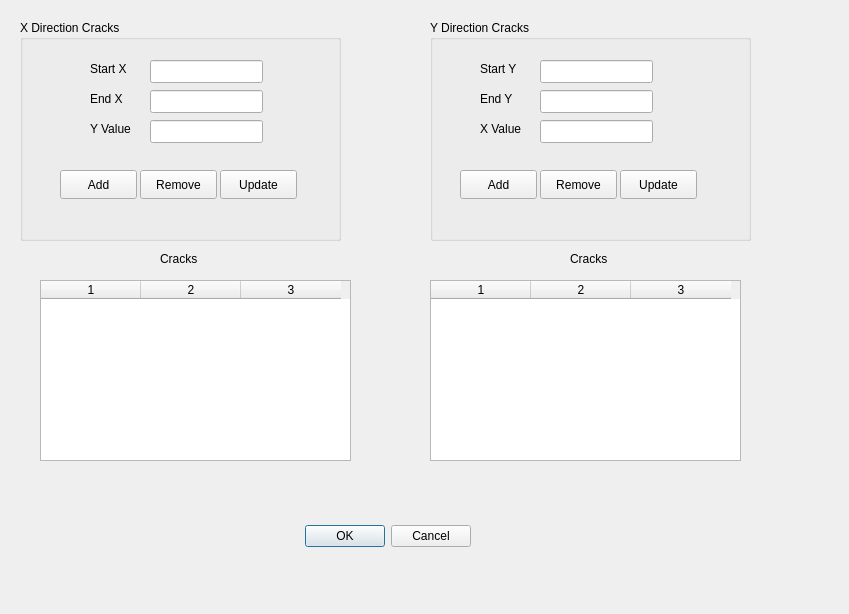
<ui version="4.0" >
 <class>CracksDialog</class>
 <widget class="QDialog" name="CracksDialog" >
  <property name="geometry" >
   <rect>
    <x>0</x>
    <y>0</y>
    <width>849</width>
    <height>614</height>
   </rect>
  </property>
  <property name="windowTitle" >
   <string>Building Cracks Editor</string>
  </property>
  <widget class="QDialogButtonBox" name="buttonBox" >
   <property name="geometry" >
    <rect>
     <x>130</x>
     <y>520</y>
     <width>341</width>
     <height>32</height>
    </rect>
   </property>
   <property name="orientation" >
    <enum>Qt::Horizontal</enum>
   </property>
   <property name="standardButtons" >
    <set>QDialogButtonBox::Cancel|QDialogButtonBox::NoButton|QDialogButtonBox::Ok</set>
   </property>
  </widget>
  <widget class="QTableWidget" name="_xCracksTable" >
   <property name="geometry" >
    <rect>
     <x>40</x>
     <y>280</y>
     <width>311</width>
     <height>181</height>
    </rect>
   </property>
   <property name="rowCount" >
    <number>0</number>
   </property>
   <property name="columnCount" >
    <number>3</number>
   </property>
   <column/>
   <column/>
   <column/>
  </widget>
  <widget class="QGroupBox" name="_cracksGroup" >
   <property name="geometry" >
    <rect>
     <x>20</x>
     <y>20</y>
     <width>321</width>
     <height>221</height>
    </rect>
   </property>
   <property name="title" >
    <string>X Direction Cracks</string>
   </property>
   <widget class="QPushButton" name="xAddButton" >
    <property name="geometry" >
     <rect>
      <x>40</x>
      <y>150</y>
      <width>77</width>
      <height>29</height>
     </rect>
    </property>
    <property name="text" >
     <string>Add</string>
    </property>
   </widget>
   <widget class="QPushButton" name="xRemoveButton" >
    <property name="geometry" >
     <rect>
      <x>120</x>
      <y>150</y>
      <width>77</width>
      <height>29</height>
     </rect>
    </property>
    <property name="text" >
     <string>Remove</string>
    </property>
   </widget>
   <widget class="QLabel" name="label_5" >
    <property name="geometry" >
     <rect>
      <x>70</x>
      <y>40</y>
      <width>53</width>
      <height>18</height>
     </rect>
    </property>
    <property name="text" >
     <string>Start X</string>
    </property>
   </widget>
   <widget class="QLineEdit" name="_startX" >
    <property name="geometry" >
     <rect>
      <x>130</x>
      <y>40</y>
      <width>113</width>
      <height>23</height>
     </rect>
    </property>
   </widget>
   <widget class="QLineEdit" name="_endX" >
    <property name="geometry" >
     <rect>
      <x>130</x>
      <y>70</y>
      <width>113</width>
      <height>23</height>
     </rect>
    </property>
   </widget>
   <widget class="QLabel" name="label_6" >
    <property name="geometry" >
     <rect>
      <x>70</x>
      <y>70</y>
      <width>53</width>
      <height>18</height>
     </rect>
    </property>
    <property name="text" >
     <string>End X</string>
    </property>
   </widget>
   <widget class="QLineEdit" name="_yValue" >
    <property name="geometry" >
     <rect>
      <x>130</x>
      <y>100</y>
      <width>113</width>
      <height>23</height>
     </rect>
    </property>
   </widget>
   <widget class="QLabel" name="label_8" >
    <property name="geometry" >
     <rect>
      <x>70</x>
      <y>100</y>
      <width>53</width>
      <height>18</height>
     </rect>
    </property>
    <property name="text" >
     <string>Y Value</string>
    </property>
   </widget>
   <widget class="QPushButton" name="xUpdateButton" >
    <property name="geometry" >
     <rect>
      <x>200</x>
      <y>150</y>
      <width>77</width>
      <height>29</height>
     </rect>
    </property>
    <property name="text" >
     <string>Update</string>
    </property>
   </widget>
  </widget>
  <widget class="QLabel" name="label" >
   <property name="geometry" >
    <rect>
     <x>160</x>
     <y>250</y>
     <width>53</width>
     <height>18</height>
    </rect>
   </property>
   <property name="text" >
    <string>Cracks</string>
   </property>
  </widget>
  <widget class="QGroupBox" name="_cracksGroup_2" >
   <property name="geometry" >
    <rect>
     <x>430</x>
     <y>20</y>
     <width>321</width>
     <height>221</height>
    </rect>
   </property>
   <property name="title" >
    <string>Y Direction Cracks</string>
   </property>
   <widget class="QPushButton" name="yAddButton" >
    <property name="geometry" >
     <rect>
      <x>30</x>
      <y>150</y>
      <width>77</width>
      <height>29</height>
     </rect>
    </property>
    <property name="text" >
     <string>Add</string>
    </property>
   </widget>
   <widget class="QPushButton" name="yRemoveButton" >
    <property name="geometry" >
     <rect>
      <x>110</x>
      <y>150</y>
      <width>77</width>
      <height>29</height>
     </rect>
    </property>
    <property name="text" >
     <string>Remove</string>
    </property>
   </widget>
   <widget class="QLineEdit" name="_startY" >
    <property name="geometry" >
     <rect>
      <x>110</x>
      <y>40</y>
      <width>113</width>
      <height>23</height>
     </rect>
    </property>
   </widget>
   <widget class="QLabel" name="label_11" >
    <property name="geometry" >
     <rect>
      <x>50</x>
      <y>40</y>
      <width>53</width>
      <height>18</height>
     </rect>
    </property>
    <property name="text" >
     <string>Start Y</string>
    </property>
   </widget>
   <widget class="QLabel" name="label_13" >
    <property name="geometry" >
     <rect>
      <x>50</x>
      <y>70</y>
      <width>53</width>
      <height>18</height>
     </rect>
    </property>
    <property name="text" >
     <string>End Y</string>
    </property>
   </widget>
   <widget class="QLineEdit" name="_endY" >
    <property name="geometry" >
     <rect>
      <x>110</x>
      <y>70</y>
      <width>113</width>
      <height>23</height>
     </rect>
    </property>
   </widget>
   <widget class="QLineEdit" name="_xValue" >
    <property name="geometry" >
     <rect>
      <x>110</x>
      <y>100</y>
      <width>113</width>
      <height>23</height>
     </rect>
    </property>
   </widget>
   <widget class="QLabel" name="label_14" >
    <property name="geometry" >
     <rect>
      <x>50</x>
      <y>100</y>
      <width>53</width>
      <height>18</height>
     </rect>
    </property>
    <property name="text" >
     <string>X Value</string>
    </property>
   </widget>
   <widget class="QPushButton" name="yUpdateButton" >
    <property name="geometry" >
     <rect>
      <x>190</x>
      <y>150</y>
      <width>77</width>
      <height>29</height>
     </rect>
    </property>
    <property name="text" >
     <string>Update</string>
    </property>
   </widget>
  </widget>
  <widget class="QTableWidget" name="_yCracksTable" >
   <property name="geometry" >
    <rect>
     <x>430</x>
     <y>280</y>
     <width>311</width>
     <height>181</height>
    </rect>
   </property>
   <property name="rowCount" >
    <number>0</number>
   </property>
   <property name="columnCount" >
    <number>3</number>
   </property>
   <column/>
   <column/>
   <column/>
  </widget>
  <widget class="QLabel" name="label_2" >
   <property name="geometry" >
    <rect>
     <x>570</x>
     <y>250</y>
     <width>53</width>
     <height>18</height>
    </rect>
   </property>
   <property name="text" >
    <string>Cracks</string>
   </property>
  </widget>
 </widget>
 <resources/>
 <connections>
  <connection>
   <sender>buttonBox</sender>
   <signal>accepted()</signal>
   <receiver>CracksDialog</receiver>
   <slot>accept()</slot>
   <hints>
    <hint type="sourcelabel" >
     <x>248</x>
     <y>254</y>
    </hint>
    <hint type="destinationlabel" >
     <x>157</x>
     <y>274</y>
    </hint>
   </hints>
  </connection>
  <connection>
   <sender>buttonBox</sender>
   <signal>rejected()</signal>
   <receiver>CracksDialog</receiver>
   <slot>reject()</slot>
   <hints>
    <hint type="sourcelabel" >
     <x>316</x>
     <y>260</y>
    </hint>
    <hint type="destinationlabel" >
     <x>286</x>
     <y>274</y>
    </hint>
   </hints>
  </connection>
 </connections>
</ui>
